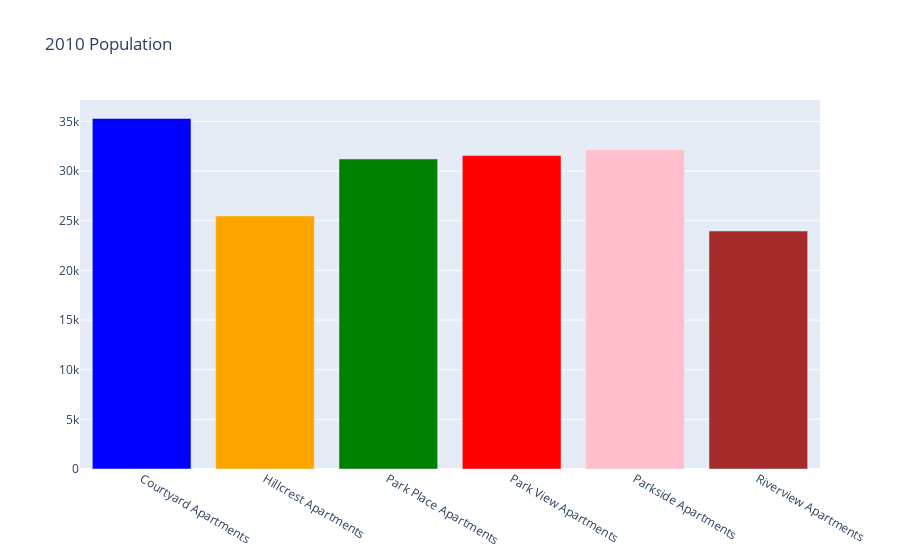
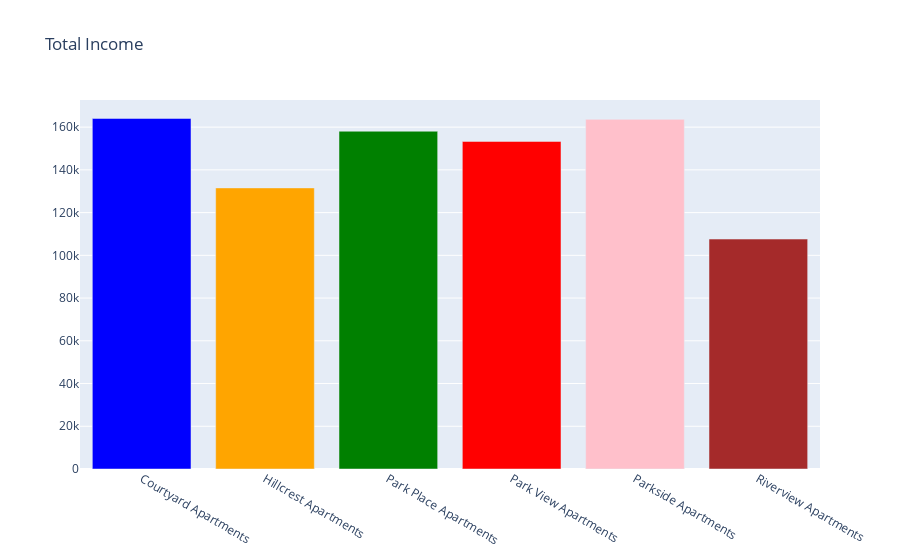
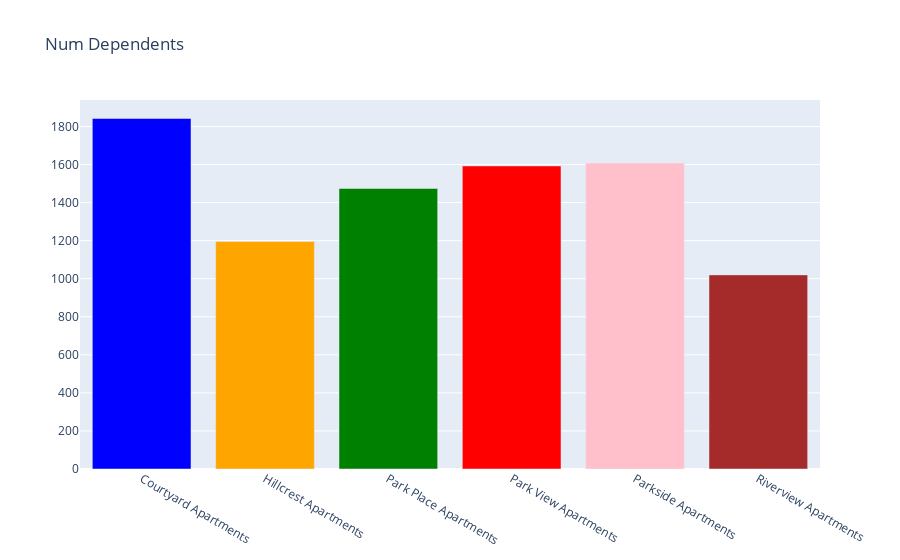
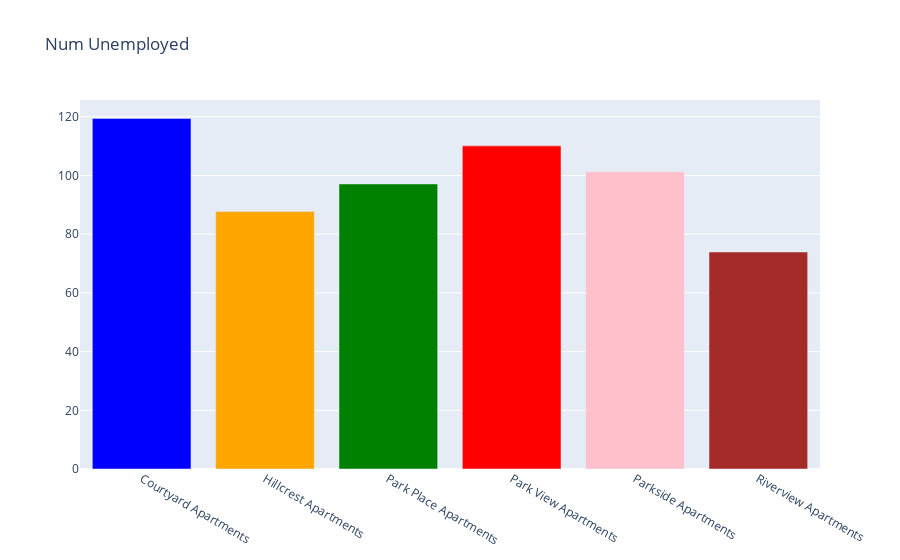

Source (notebook cell) for these figures, in order:
### Code cell
features = ['2010_population', 'total_income', 'num_dependents', 'num_unemployed']

for feat in features:
    fig = go.Figure(
        data=go.Bar(
            x=[x.title() for x in grouped_final_df.index],
            y=grouped_final_df[feat],
            marker_color=['blue', 'orange', 'green', 'red', 'pink', 'brown']
        )
    )
    
    fig.update_layout(title_text=feat.replace('_', ' ').title())
    
    fig.show()

### Figure 1 — Plotly figure (JSON) as saved in the notebook; plotly's stock layout.template omitted (floating-point values rounded to 4 significant figures)
{"data": [{"marker": {"color": ["blue", "orange", "green", "red", "pink", "brown"]}, "type": "bar", "x": ["Courtyard Apartments", "Hillcrest Apartments", "Park Place Apartments", "Park View Apartments", "Parkside Apartments", "Riverview Apartments"], "y": [35310.0, 25490.0, 31220.0, 31570.0, 32160.0, 23970.0]}], "layout": {"title": {"text": "2010 Population"}}}

### Figure 2 — Plotly figure (JSON) as saved in the notebook; plotly's stock layout.template omitted (floating-point values rounded to 4 significant figures)
{"data": [{"marker": {"color": ["blue", "orange", "green", "red", "pink", "brown"]}, "type": "bar", "x": ["Courtyard Apartments", "Hillcrest Apartments", "Park Place Apartments", "Park View Apartments", "Parkside Apartments", "Riverview Apartments"], "y": [164100.0, 131500.0, 158100.0, 153300.0, 163600.0, 107600.0]}], "layout": {"title": {"text": "Total Income"}}}

### Figure 3 — Plotly figure (JSON) as saved in the notebook; plotly's stock layout.template omitted (floating-point values rounded to 4 significant figures)
{"data": [{"marker": {"color": ["blue", "orange", "green", "red", "pink", "brown"]}, "type": "bar", "x": ["Courtyard Apartments", "Hillcrest Apartments", "Park Place Apartments", "Park View Apartments", "Parkside Apartments", "Riverview Apartments"], "y": [1842.0, 1196.0, 1474.0, 1592.0, 1608.0, 1020.0]}], "layout": {"title": {"text": "Num Dependents"}}}

### Figure 4 — Plotly figure (JSON) as saved in the notebook; plotly's stock layout.template omitted (floating-point values rounded to 4 significant figures)
{"data": [{"marker": {"color": ["blue", "orange", "green", "red", "pink", "brown"]}, "type": "bar", "x": ["Courtyard Apartments", "Hillcrest Apartments", "Park Place Apartments", "Park View Apartments", "Parkside Apartments", "Riverview Apartments"], "y": [119.4, 87.77, 97.11, 110.1, 101.3, 73.93]}], "layout": {"title": {"text": "Num Unemployed"}}}
